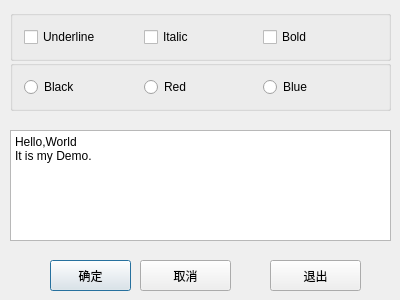
<?xml version="1.0" encoding="UTF-8"?>
<ui version="4.0">
 <class>Dialog</class>
 <widget class="QDialog" name="Dialog">
  <property name="geometry">
   <rect>
    <x>0</x>
    <y>0</y>
    <width>400</width>
    <height>300</height>
   </rect>
  </property>
  <property name="windowTitle">
   <string>Dialog</string>
  </property>
  <widget class="QGroupBox" name="groupBox">
   <property name="geometry">
    <rect>
     <x>10</x>
     <y>10</y>
     <width>381</width>
     <height>51</height>
    </rect>
   </property>
   <property name="title">
    <string/>
   </property>
   <layout class="QHBoxLayout" name="horizontalLayout">
    <item>
     <widget class="QCheckBox" name="checkBoxUnderline">
      <property name="text">
       <string>Underline</string>
      </property>
     </widget>
    </item>
    <item>
     <widget class="QCheckBox" name="checkBoxItalic">
      <property name="text">
       <string>Italic</string>
      </property>
     </widget>
    </item>
    <item>
     <widget class="QCheckBox" name="checkBox_3">
      <property name="text">
       <string>Bold</string>
      </property>
     </widget>
    </item>
   </layout>
  </widget>
  <widget class="QGroupBox" name="groupBox_2">
   <property name="geometry">
    <rect>
     <x>10</x>
     <y>60</y>
     <width>381</width>
     <height>51</height>
    </rect>
   </property>
   <property name="title">
    <string/>
   </property>
   <layout class="QHBoxLayout" name="horizontalLayout_2">
    <item>
     <widget class="QRadioButton" name="rBtnBlack">
      <property name="text">
       <string>Black</string>
      </property>
     </widget>
    </item>
    <item>
     <widget class="QRadioButton" name="rBtnRed">
      <property name="text">
       <string>Red</string>
      </property>
     </widget>
    </item>
    <item>
     <widget class="QRadioButton" name="rBtnBlue">
      <property name="text">
       <string>Blue</string>
      </property>
     </widget>
    </item>
   </layout>
  </widget>
  <widget class="QPlainTextEdit" name="plainTextEdit">
   <property name="geometry">
    <rect>
     <x>10</x>
     <y>130</y>
     <width>381</width>
     <height>111</height>
    </rect>
   </property>
   <property name="plainText">
    <string>Hello,World
It is my Demo.</string>
   </property>
  </widget>
  <widget class="QPushButton" name="btnOK">
   <property name="geometry">
    <rect>
     <x>50</x>
     <y>260</y>
     <width>81</width>
     <height>31</height>
    </rect>
   </property>
   <property name="text">
    <string>确定</string>
   </property>
  </widget>
  <widget class="QPushButton" name="btmCancel">
   <property name="geometry">
    <rect>
     <x>140</x>
     <y>260</y>
     <width>91</width>
     <height>31</height>
    </rect>
   </property>
   <property name="text">
    <string>取消</string>
   </property>
  </widget>
  <widget class="QPushButton" name="btnReject">
   <property name="geometry">
    <rect>
     <x>270</x>
     <y>260</y>
     <width>91</width>
     <height>31</height>
    </rect>
   </property>
   <property name="text">
    <string>退出</string>
   </property>
  </widget>
 </widget>
 <layoutdefault spacing="6" margin="11"/>
 <resources/>
 <connections>
  <connection>
   <sender>btnOK</sender>
   <signal>clicked()</signal>
   <receiver>Dialog</receiver>
   <slot>accept()</slot>
   <hints>
    <hint type="sourcelabel">
     <x>90</x>
     <y>275</y>
    </hint>
    <hint type="destinationlabel">
     <x>199</x>
     <y>149</y>
    </hint>
   </hints>
  </connection>
  <connection>
   <sender>btmCancel</sender>
   <signal>clicked()</signal>
   <receiver>Dialog</receiver>
   <slot>close()</slot>
   <hints>
    <hint type="sourcelabel">
     <x>185</x>
     <y>275</y>
    </hint>
    <hint type="destinationlabel">
     <x>199</x>
     <y>149</y>
    </hint>
   </hints>
  </connection>
  <connection>
   <sender>btnReject</sender>
   <signal>clicked()</signal>
   <receiver>Dialog</receiver>
   <slot>reject()</slot>
   <hints>
    <hint type="sourcelabel">
     <x>315</x>
     <y>275</y>
    </hint>
    <hint type="destinationlabel">
     <x>199</x>
     <y>149</y>
    </hint>
   </hints>
  </connection>
 </connections>
</ui>
